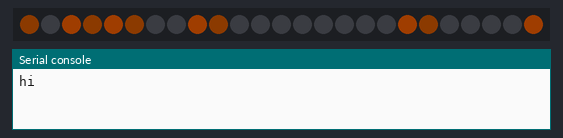
A program run on a simulated Raspberry Pi Pico running CircuitPython. Shown: 25 RGB LEDs in strip order, left to right, the last lines printed to the serial console. Dim RGB values are drawn brighter than linear; random numbers come from a fixed seed.

Above: at 0.01 s.
At 5.18 s:
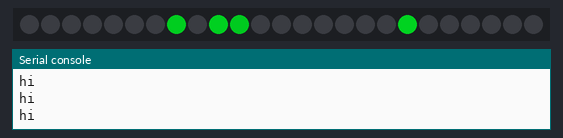
At 10.34 s:
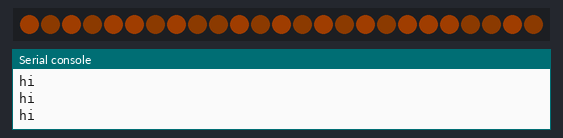
At 19.04 s:
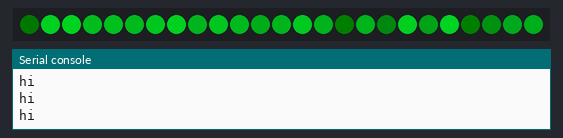
At 28.69 s:
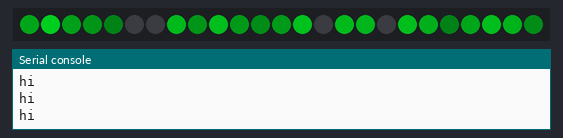
At 39.01 s:
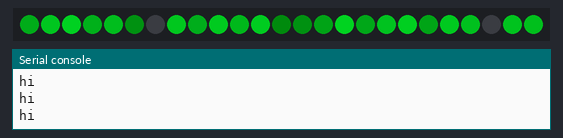

The program:

07_neopixel_sparkles.py
```python
## ---  NEOPIXEL SPARKLE MODES  ---- ##
#    tested with tinkertanks moon     #

import board, neopixel, time

from adafruit_led_animation.animation.sparkle import Sparkle
from adafruit_led_animation.animation.sparklepulse import SparklePulse
from adafruit_led_animation.sequence import AnimationSequence
from adafruit_led_animation.color import AMBER, JADE

# Update to match the pin connected to your NeoPixels
pixel_pin = board.GP12
# Update to match the number of NeoPixels you have connected
pixel_num = 25

pixels = neopixel.NeoPixel(pixel_pin, pixel_num, brightness=0.5, auto_write=False)

sparkle = Sparkle(pixels, speed=0.05, color=AMBER, num_sparkles=5)
sparkle_pulse = SparklePulse(pixels, speed=0.01, period=2, color=JADE)

animations = AnimationSequence(
    sparkle,
    sparkle_pulse,
    advance_interval=5,
    auto_clear=True,
)

while True:
    animations.animate()
    print("hi")
    time.sleep(0.05)
```
